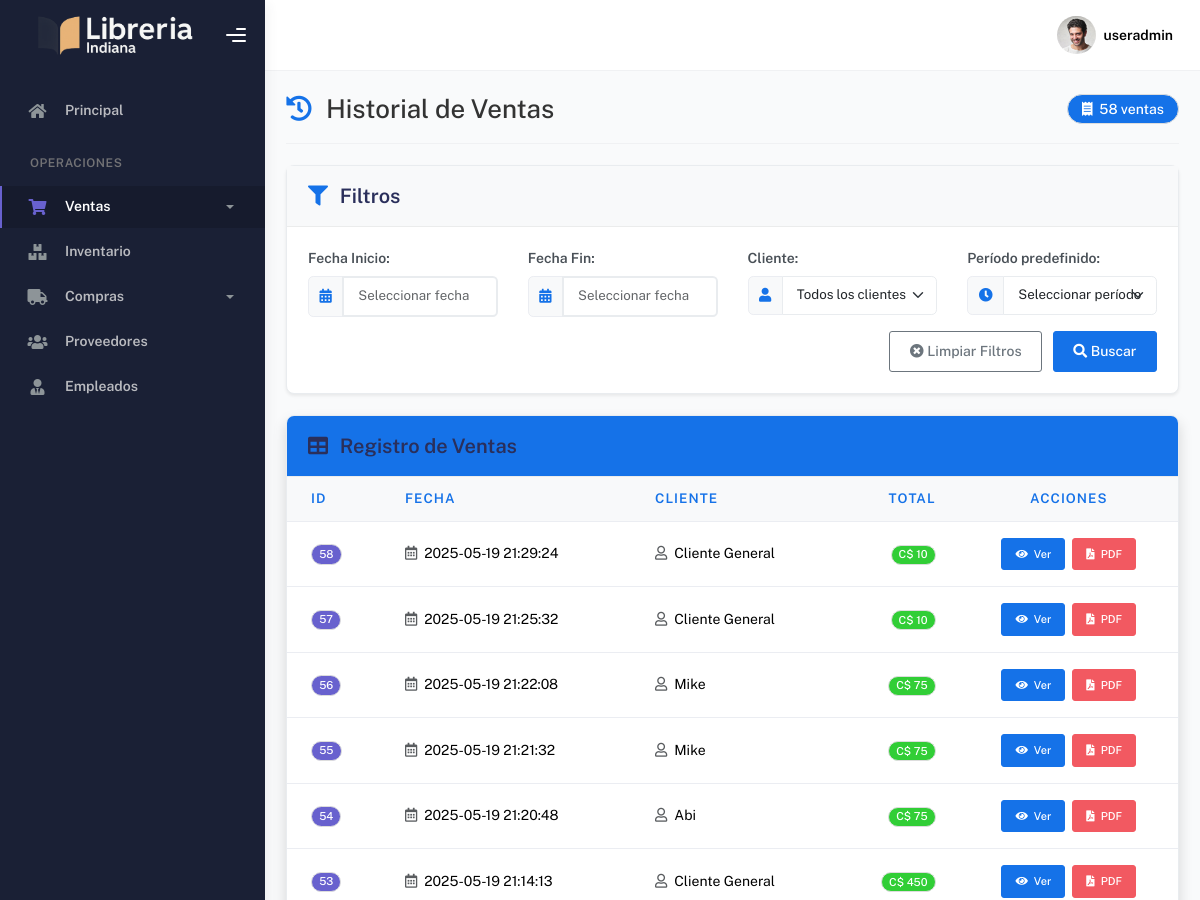
Page /historial (signed in, upper part) on the earlier database version.
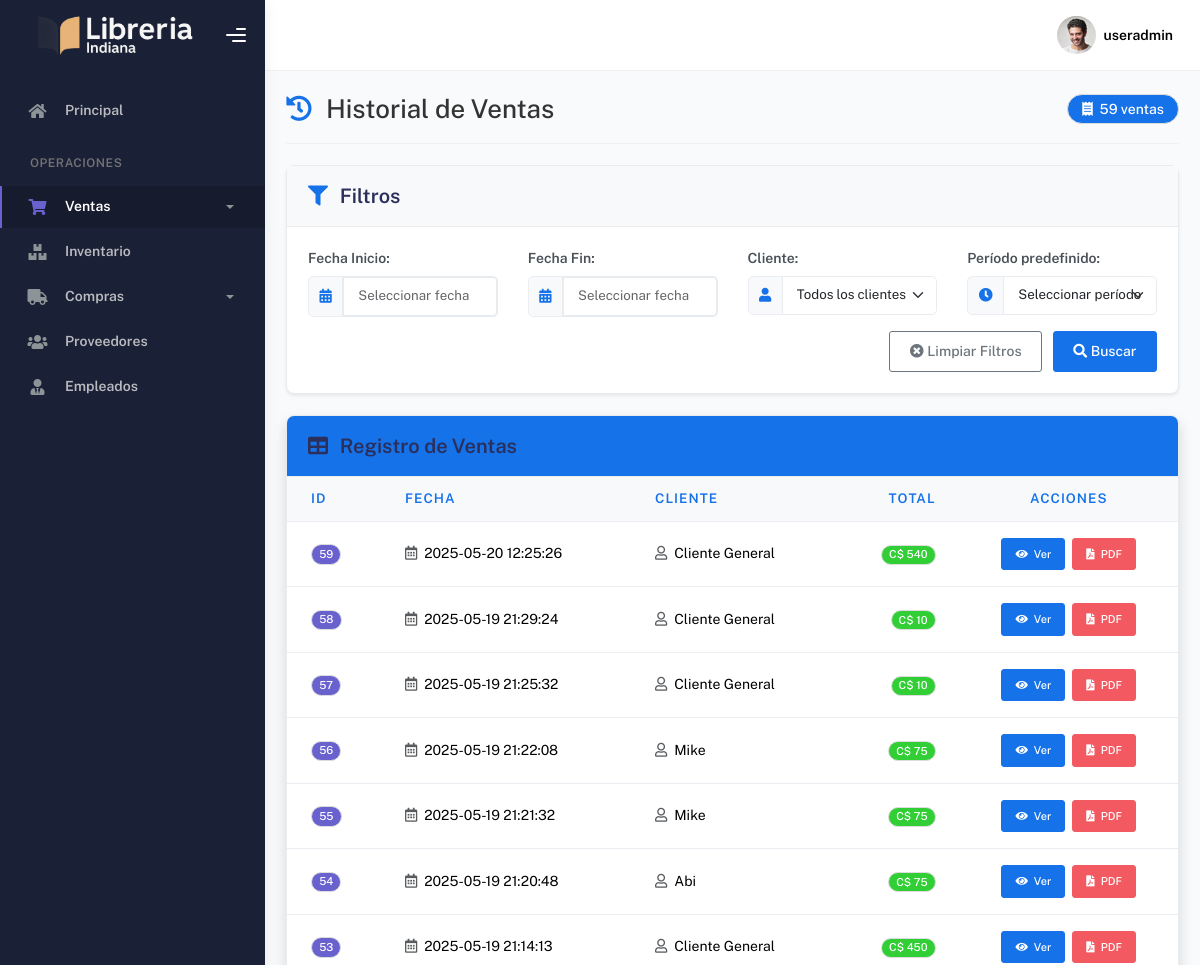
Same page on the later database version.
### tables this page shows
CREATE TABLE Venta (
    IDVenta INTEGER PRIMARY KEY AUTOINCREMENT,
    Fecha DATETIME,
    Total DECIMAL NOT NULL,
    IDEmpleado INTEGER,
    IDCliente INTEGER,
    IDSucursal INTEGER, MetodoPago TEXT, Descuento REAL,
    FOREIGN KEY (IDEmpleado) REFERENCES Empleado(IDEmpleado),
    FOREIGN KEY (IDCliente) REFERENCES Cliente(IDCliente),
    FOREIGN KEY (IDSucursal) REFERENCES Sucursal(IDSucursal)
);

### app/blueprints/ventas/routes.py (the view, shortened to what this page needs)
@ventas_bp.route("/historial", methods=["GET", "POST"])
@role_required(['admin', 'gerente', 'empleado', 'vendedor'])
def historial():
    ventas = obtener_ventas("todas")
    clientes = obtener_clientes()
    return render_template("ventas/ventas.html", ventas=ventas, clientes=clientes)

### app/blueprints/ventas/routes.py (called while the page is built)
def obtener_clientes():
    conexion = get_db_connection()
    cursor = conexion.cursor()
    cursor.execute("SELECT IDCliente, NombreCompleto FROM Cliente ORDER BY NombreCompleto")
    clientes = [{"IDCliente": row[0], "NombreCompleto": row[1]} for row in cursor.fetchall()]
    conexion.close()
    return clientes

### app/utils/__init__.py (called while the page is built)
def role_required(roles):
    def decorator(f):
        @wraps(f)
        def decorated_function(*args, **kwargs):
            if session.get("user_id") is None:
                return redirect(url_for('auth.login'))
            user_role = session.get("role")
            if user_role not in roles and 'admin' not in roles:
                abort(403)  # Forbidden
            return f(*args, **kwargs)
        return decorated_function
    return decorator

### app/utils/db.py (called while the page is built)
def get_db_connection():
    conn = sqlite3.connect(current_app.config['DATABASE_PATH'])
    conn.row_factory = sqlite3.Row
    return conn

### app/blueprints/ventas/templates/ventas/ventas.html (shortened to what the changed rows need)
{% extends "layout.html" %}
{% block style %}
<link rel="stylesheet" href="https://cdn.jsdelivr.net/npm/flatpickr/dist/flatpickr.min.css">
<link rel="stylesheet" href="https://cdn.datatables.net/1.11.5/css/dataTables.bootstrap5.min.css">
{% endblock %}
{% block main %}
<div class="container-fluid">
    <div class="d-flex justify-content-between align-items-center mb-4 pb-3 border-bottom">
        <h2 class="m-0 d-flex align-items-center">
            <i class="fas fa-history text-primary me-3"></i>
            Historial de Ventas
        </h2>
        <span class="badge bg-primary rounded-pill px-3 py-2 fs-6">
            <i class="fas fa-receipt me-1"></i>
            {{ ventas|length }} ventas
        </span>
    </div>
    <div class="card data-card shadow">
        <div class="card-body p-0">
            <div class="table-responsive">
                <table class="table table-hover mb-0" id="tablaVentas">
                    <thead class="table-light">
                        <tr>
                            <th class="fw-bold text-primary border-bottom">ID</th>
                            <th class="fw-bold text-primary border-bottom">Fecha</th>
                            <th class="fw-bold text-primary border-bottom">Cliente</th>
                            <th class="fw-bold text-primary border-bottom text-end">Total</th>
                            <th class="fw-bold text-primary border-bottom text-center">Acciones</th>
                        </tr>
                    </thead>
                    <tbody id="tabla-ventas">
                        {% if ventas|length > 0 %}
                            {% for venta in ventas %}
                            <tr>
                                <td class="align-middle">
                                    <span class="badge bg-secondary">{{ venta.id }}</span>
                                </td>
                                <td class="align-middle">
                                    <i class="far fa-calendar-alt me-1 text-muted"></i>
                                    {{ venta.fecha }}
                                </td>
                                <td class="align-middle">
                                    <i class="far fa-user me-1 text-muted"></i>
                                    {{ venta.cliente if venta.cliente else 'Cliente General' }}
                                </td>
                                <td class="text-end align-middle">
                                    <span class="badge bg-success px-2 py-1">
                                        C$ {{ venta.total | round(2) }}
                                    </span>
                                </td>
                                <td class="text-center align-middle">
                                    <div class="d-flex gap-2 justify-content-center">
                                        <button class="btn btn-primary btn-sm ver-detalle" data-id="{{ venta.id }}">
                                            <i class="fas fa-eye me-1"></i>
                                            Ver
                                        </button>
                                        <button class="btn btn-danger btn-sm exportar-pdf" data-id="{{ venta.id }}">
                                            <i class="fas fa-file-pdf me-1"></i>
                                            PDF
                                        </button>
                                    </div>
                                </td>
                            </tr>
                            {% endfor %}
                        {% endif %}
                    </tbody>
                </table>
            </div>
        </div>
    </div>
</div>
{% endblock %}

Differences in the rows shown:
added Venta: id "59", fecha "2025-05-20 12:25:26", cliente "Cliente General", total "540"
Other differences:
{{ ventas|length }}: "58" → "59"
